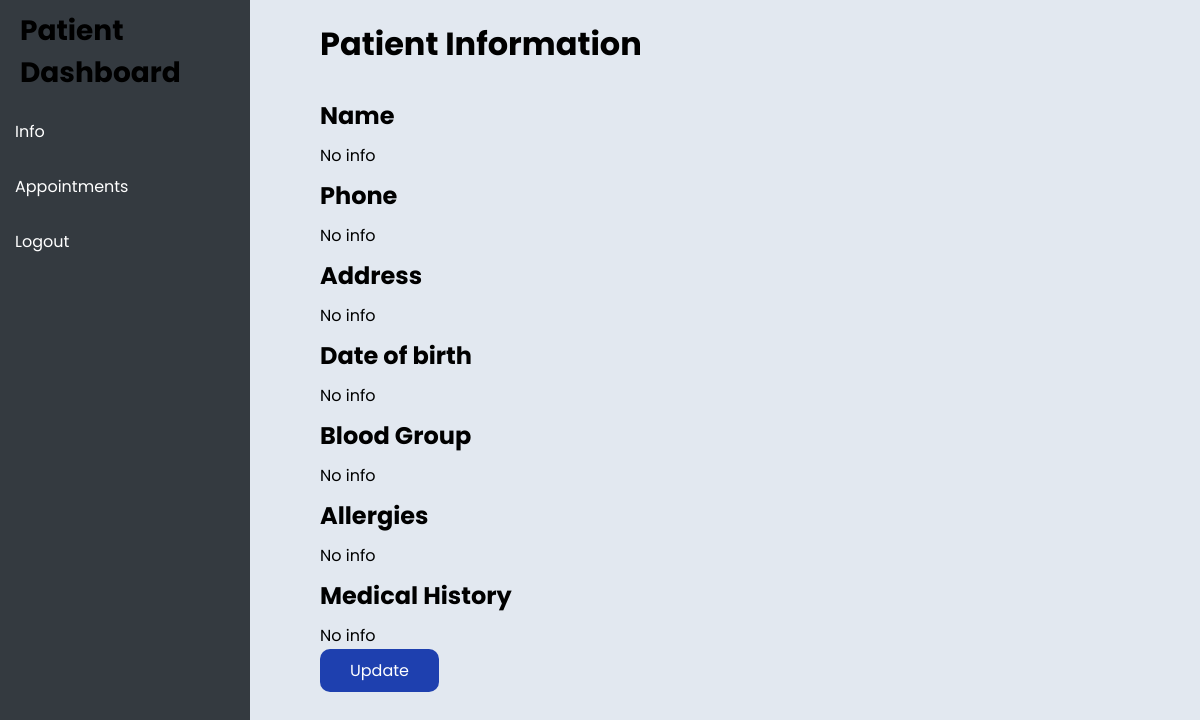
/patient/info (signed in), run on an earlier commit of the app's database.
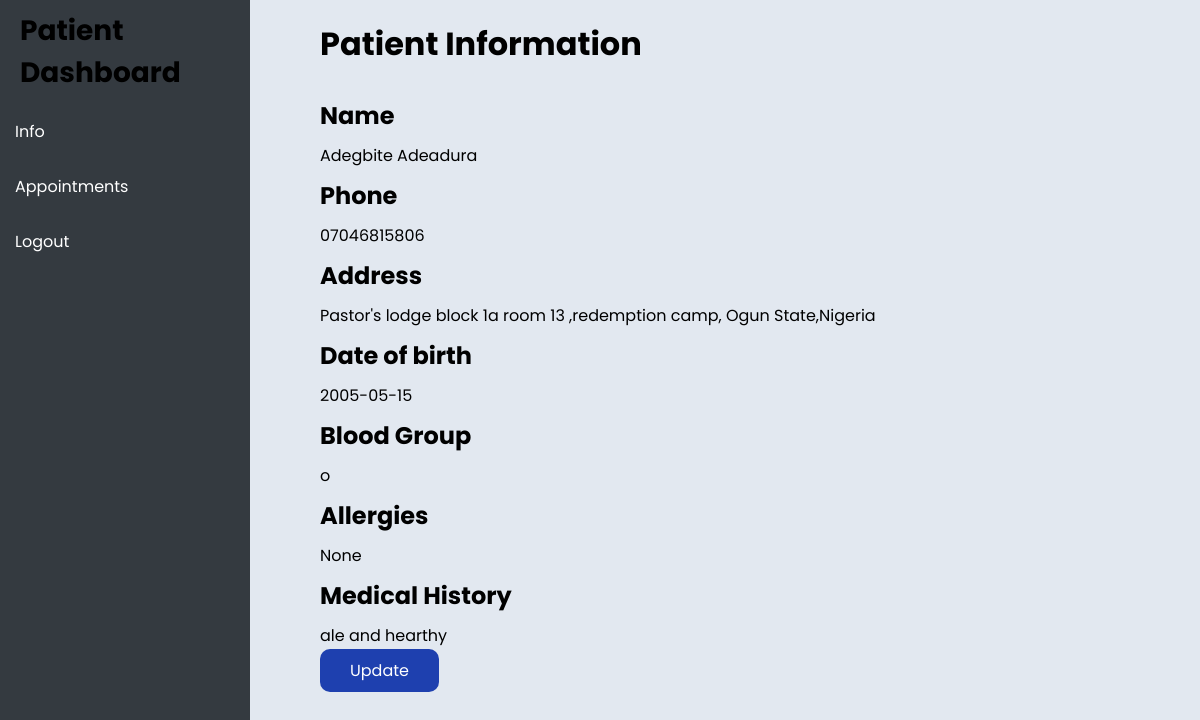
And on a later commit of the database.
### app/models.py (models this page shows)
class Patient(db.Model):
    id = db.Column(db.Integer, primary_key=True)
    user_id = db.Column(db.Integer, db.ForeignKey('user.id'), nullable=False)
    name = db.Column(db.String(120), nullable=True)
    phone = db.Column(db.String(120), nullable=True)
    address = db.Column(db.String(120), nullable=True)
    date_of_birth = db.Column(db.Date, nullable=True)
    blood_group = db.Column(db.String(120), nullable=True)
    allergies = db.Column(db.String(120), nullable=True)
    medical_history = db.Column(db.String(120), nullable=True)
    appointments = db.relationship('Appointment', back_populates='patient', lazy=True)

### app/routes.py (the view)
@main.route("/patient/info")
def info():
    if 'user_id' not in session:
        return redirect(url_for('main.login'))
    patient = Patient.query.filter_by(id=session['user_id']).first()
    return render_template('info.html', patient=patient)

### app/__init__.py (called while the page is built)
@app.before_request
def create_tables():
    db.create_all()

### app/templates/info.html
{% extends "patient-dashboard.html" %}
{% block view %}
    <h1 style="margin-bottom: 30px">Patient Information</h1>
    <h3 class="info-header">Name</h3>
    {% if patient.name %}
        <p class="info-para">{{ patient.name }}</p>
    {% else %}
        <p class="info-para">No info</p>
    {% endif %}
    <h3 class="info-header">Phone</h3>
    {% if patient.phone %}
        <p class="info-para">{{ patient.phone }}</p>
    {% else %}
        <p class="info-para">No info</p>
    {% endif %}
    <h3 class="info-header">Address</h3>
    {% if patient.address %}
        <p class="info-para">{{ patient.address }}</p>
    {% else %}
        <p class="info-para">No info</p>
    {% endif %}
    <h3 class="info-header">Date of birth</h3>
    {% if patient.date_of_birth %}
        <p class="info-para">{{ patient.date_of_birth }}</p>
    {% else %}
        <p class="info-para">No info</p>
    {% endif %}
    <h3 class="info-header">Blood Group</h3>
    {% if patient.blood_group %}
        <p class="info-para">{{ patient.blood_group }}</p>
    {% else %}
        <p class="info-para">No info</p>
    {% endif %}
    <h3 class="info-header">Allergies</h3>
    {% if patient.allergies %}
        <p class="info-para">{{ patient.allergies }}</p>
    {% else %}
        <p class="info-para">No info</p>
    {% endif %}
    <h3 class="info-header">Medical History</h3>
    {% if patient.medical_history %}
        <p class="info-para mb">{{ patient.medical_history }}</p>
    {% else %}
        <p class="info-para mb">No info</p>
    {% endif %}
    <a class="update-btn" href="{{url_for('main.update_patient_info')}}">Update</a>
{% endblock %}

### app/templates/patient-dashboard.html
{% extends "base.html" %}
{% block content %}
   <div class="sidebar">
        <h2 class="sidebar-header">Patient Dashboard</h2>
        <a href="{{ url_for('main.info') }}">Info</a>
        <a href="{{ url_for('main.appointments') }}">Appointments</a>
        <a href="{{ url_for('main.logout') }}">Logout</a>
    </div>
    <div class="content">
        {% block view %}
        {% endblock %}
    </div>
{% endblock %}

### app/templates/base.html (shortened to what this page needs)
<!DOCTYPE html>
<html lang="en">
<head>
    <link rel="stylesheet" href="{{ url_for('static', filename='css/base.css') }}">
</head>
<body>
    <div>
        {% block content %}{% endblock %}
    </div>
</body>
</html>

### app/static/css/base.css (style rules this page uses)
* { margin: 0 auto; }
body { background-color: #e2e8f0; font-family: "Poppins", serif; }
.sidebar { height: 100vh; position: fixed; top: 0; left: 0; width: 250px; background-color: #343a40; }
.sidebar a { color: white; padding: 15px; text-decoration: none; display: block; }
.content { margin-left: 300px; width: 70%; padding: 20px; }
.sidebar-header { padding: 10px 20px; text-decoration: none; font-size: 28px; display: block; }
.info-header { text-decoration: none; font-size: 24px; display: block; margin-bottom: 10px; }
.info-para { margin-bottom: 10px; }
.update-btn { background-color: #1e40af; color: white; padding: 10px 30px; border-radius: 10px; border: none; cursor: pointer; text-decoration: none; }

What changed in the data, as far as the page shows it:
added Patient: name "Adegbite Adeadura", phone "07046815806", address "Pastor's lodge block 1a room 13 ,redemption camp, Ogun State,Nigeria", date_of_birth "2005-05-15", blood_group "o", allergies "None", medical_history "ale and hearthy"
Also different on the page:
text no longer shown: "No info No info No info No info No info No info No info"
